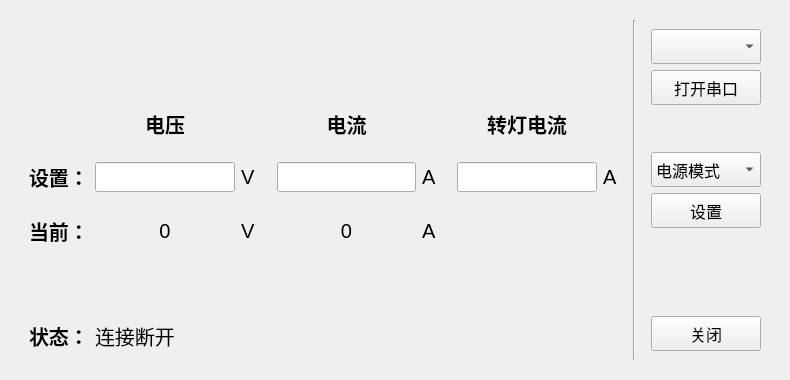
<?xml version="1.0" encoding="UTF-8"?>
<ui version="4.0">
 <class>widget</class>
 <widget class="QWidget" name="widget">
  <property name="geometry">
   <rect>
    <x>0</x>
    <y>0</y>
    <width>790</width>
    <height>380</height>
   </rect>
  </property>
  <property name="minimumSize">
   <size>
    <width>790</width>
    <height>380</height>
   </size>
  </property>
  <property name="maximumSize">
   <size>
    <width>790</width>
    <height>380</height>
   </size>
  </property>
  <property name="windowTitle">
   <string>widget</string>
  </property>
  <layout class="QHBoxLayout" name="horizontalLayout">
   <item>
    <widget class="QWidget" name="w_bg" native="true">
     <layout class="QHBoxLayout" name="horizontalLayout_3">
      <item>
       <widget class="QWidget" name="widget_4" native="true">
        <layout class="QVBoxLayout" name="verticalLayout_3">
         <item>
          <widget class="QWidget" name="widget_5" native="true">
           <layout class="QHBoxLayout" name="horizontalLayout_2">
            <property name="leftMargin">
             <number>0</number>
            </property>
            <property name="topMargin">
             <number>0</number>
            </property>
            <property name="rightMargin">
             <number>0</number>
            </property>
            <property name="bottomMargin">
             <number>0</number>
            </property>
            <item>
             <widget class="QLabel" name="label">
              <property name="minimumSize">
               <size>
                <width>100</width>
                <height>40</height>
               </size>
              </property>
              <property name="maximumSize">
               <size>
                <width>100</width>
                <height>40</height>
               </size>
              </property>
              <property name="styleSheet">
               <string notr="true">image: url(:/css/logo.png)</string>
              </property>
              <property name="text">
               <string/>
              </property>
              <property name="alignment">
               <set>Qt::AlignCenter</set>
              </property>
             </widget>
            </item>
            <item>
             <spacer name="horizontalSpacer">
              <property name="orientation">
               <enum>Qt::Horizontal</enum>
              </property>
              <property name="sizeHint" stdset="0">
               <size>
                <width>40</width>
                <height>20</height>
               </size>
              </property>
             </spacer>
            </item>
           </layout>
          </widget>
         </item>
         <item>
          <spacer name="verticalSpacer_3">
           <property name="orientation">
            <enum>Qt::Vertical</enum>
           </property>
           <property name="sizeHint" stdset="0">
            <size>
             <width>20</width>
             <height>40</height>
            </size>
           </property>
          </spacer>
         </item>
         <item>
          <widget class="QWidget" name="widget_7" native="true">
           <layout class="QVBoxLayout" name="verticalLayout_2">
            <property name="leftMargin">
             <number>0</number>
            </property>
            <property name="topMargin">
             <number>0</number>
            </property>
            <property name="rightMargin">
             <number>0</number>
            </property>
            <property name="bottomMargin">
             <number>0</number>
            </property>
            <item>
             <layout class="QGridLayout" name="gridLayout">
              <property name="leftMargin">
               <number>0</number>
              </property>
              <property name="bottomMargin">
               <number>0</number>
              </property>
              <item row="3" column="0">
               <spacer name="verticalSpacer_6">
                <property name="orientation">
                 <enum>Qt::Vertical</enum>
                </property>
                <property name="sizeHint" stdset="0">
                 <size>
                  <width>20</width>
                  <height>20</height>
                 </size>
                </property>
               </spacer>
              </item>
              <item row="2" column="0">
               <widget class="QLabel" name="label_set">
                <property name="minimumSize">
                 <size>
                  <width>0</width>
                  <height>30</height>
                 </size>
                </property>
                <property name="font">
                 <font>
                  <pointsize>15</pointsize>
                  <weight>75</weight>
                  <bold>true</bold>
                 </font>
                </property>
                <property name="text">
                 <string>设置：</string>
                </property>
               </widget>
              </item>
              <item row="4" column="1">
               <widget class="QLabel" name="label_vol_now">
                <property name="minimumSize">
                 <size>
                  <width>0</width>
                  <height>30</height>
                 </size>
                </property>
                <property name="font">
                 <font>
                  <pointsize>15</pointsize>
                 </font>
                </property>
                <property name="text">
                 <string>0</string>
                </property>
                <property name="alignment">
                 <set>Qt::AlignCenter</set>
                </property>
               </widget>
              </item>
              <item row="2" column="4">
               <widget class="QLabel" name="label_a1">
                <property name="font">
                 <font>
                  <pointsize>15</pointsize>
                 </font>
                </property>
                <property name="text">
                 <string>A   </string>
                </property>
               </widget>
              </item>
              <item row="2" column="5">
               <widget class="QLineEdit" name="lineEdit_stop_cur">
                <property name="minimumSize">
                 <size>
                  <width>0</width>
                  <height>30</height>
                 </size>
                </property>
                <property name="maximumSize">
                 <size>
                  <width>150</width>
                  <height>16777215</height>
                 </size>
                </property>
                <property name="font">
                 <font>
                  <pointsize>12</pointsize>
                 </font>
                </property>
                <property name="alignment">
                 <set>Qt::AlignCenter</set>
                </property>
               </widget>
              </item>
              <item row="0" column="3">
               <widget class="QLabel" name="label_cur">
                <property name="minimumSize">
                 <size>
                  <width>0</width>
                  <height>30</height>
                 </size>
                </property>
                <property name="font">
                 <font>
                  <pointsize>15</pointsize>
                  <weight>75</weight>
                  <bold>true</bold>
                 </font>
                </property>
                <property name="text">
                 <string>电流</string>
                </property>
                <property name="alignment">
                 <set>Qt::AlignCenter</set>
                </property>
               </widget>
              </item>
              <item row="0" column="1">
               <widget class="QLabel" name="label_vol">
                <property name="minimumSize">
                 <size>
                  <width>0</width>
                  <height>30</height>
                 </size>
                </property>
                <property name="font">
                 <font>
                  <pointsize>15</pointsize>
                  <weight>75</weight>
                  <bold>true</bold>
                 </font>
                </property>
                <property name="text">
                 <string>电压</string>
                </property>
                <property name="alignment">
                 <set>Qt::AlignCenter</set>
                </property>
               </widget>
              </item>
              <item row="4" column="3">
               <widget class="QLabel" name="label_cur_now">
                <property name="minimumSize">
                 <size>
                  <width>0</width>
                  <height>30</height>
                 </size>
                </property>
                <property name="font">
                 <font>
                  <pointsize>15</pointsize>
                 </font>
                </property>
                <property name="text">
                 <string>0</string>
                </property>
                <property name="alignment">
                 <set>Qt::AlignCenter</set>
                </property>
               </widget>
              </item>
              <item row="2" column="3">
               <widget class="QLineEdit" name="lineEdit_cur">
                <property name="minimumSize">
                 <size>
                  <width>0</width>
                  <height>30</height>
                 </size>
                </property>
                <property name="maximumSize">
                 <size>
                  <width>150</width>
                  <height>16777215</height>
                 </size>
                </property>
                <property name="font">
                 <font>
                  <pointsize>12</pointsize>
                 </font>
                </property>
                <property name="alignment">
                 <set>Qt::AlignCenter</set>
                </property>
               </widget>
              </item>
              <item row="0" column="5">
               <widget class="QLabel" name="label_stop_cur">
                <property name="minimumSize">
                 <size>
                  <width>0</width>
                  <height>30</height>
                 </size>
                </property>
                <property name="font">
                 <font>
                  <pointsize>15</pointsize>
                  <weight>75</weight>
                  <bold>true</bold>
                 </font>
                </property>
                <property name="text">
                 <string>转灯电流</string>
                </property>
                <property name="alignment">
                 <set>Qt::AlignCenter</set>
                </property>
               </widget>
              </item>
              <item row="2" column="1">
               <widget class="QLineEdit" name="lineEdit_vol">
                <property name="minimumSize">
                 <size>
                  <width>0</width>
                  <height>30</height>
                 </size>
                </property>
                <property name="maximumSize">
                 <size>
                  <width>150</width>
                  <height>16777215</height>
                 </size>
                </property>
                <property name="font">
                 <font>
                  <pointsize>12</pointsize>
                 </font>
                </property>
                <property name="alignment">
                 <set>Qt::AlignCenter</set>
                </property>
               </widget>
              </item>
              <item row="2" column="2">
               <widget class="QLabel" name="label_v">
                <property name="font">
                 <font>
                  <pointsize>15</pointsize>
                 </font>
                </property>
                <property name="text">
                 <string>V   </string>
                </property>
               </widget>
              </item>
              <item row="2" column="6">
               <widget class="QLabel" name="label_a2">
                <property name="font">
                 <font>
                  <pointsize>15</pointsize>
                 </font>
                </property>
                <property name="text">
                 <string>A</string>
                </property>
               </widget>
              </item>
              <item row="1" column="0">
               <spacer name="verticalSpacer_7">
                <property name="orientation">
                 <enum>Qt::Vertical</enum>
                </property>
                <property name="sizeHint" stdset="0">
                 <size>
                  <width>20</width>
                  <height>20</height>
                 </size>
                </property>
               </spacer>
              </item>
              <item row="4" column="2">
               <widget class="QLabel" name="label_v2">
                <property name="font">
                 <font>
                  <pointsize>15</pointsize>
                 </font>
                </property>
                <property name="text">
                 <string>V   </string>
                </property>
               </widget>
              </item>
              <item row="4" column="4">
               <widget class="QLabel" name="label_a3">
                <property name="font">
                 <font>
                  <pointsize>15</pointsize>
                 </font>
                </property>
                <property name="text">
                 <string>A   </string>
                </property>
               </widget>
              </item>
              <item row="4" column="0">
               <widget class="QLabel" name="label_now">
                <property name="minimumSize">
                 <size>
                  <width>0</width>
                  <height>30</height>
                 </size>
                </property>
                <property name="font">
                 <font>
                  <pointsize>15</pointsize>
                  <weight>75</weight>
                  <bold>true</bold>
                 </font>
                </property>
                <property name="text">
                 <string>当前：</string>
                </property>
               </widget>
              </item>
             </layout>
            </item>
           </layout>
          </widget>
         </item>
         <item>
          <spacer name="verticalSpacer_2">
           <property name="orientation">
            <enum>Qt::Vertical</enum>
           </property>
           <property name="sizeHint" stdset="0">
            <size>
             <width>20</width>
             <height>40</height>
            </size>
           </property>
          </spacer>
         </item>
         <item>
          <spacer name="verticalSpacer_8">
           <property name="orientation">
            <enum>Qt::Vertical</enum>
           </property>
           <property name="sizeHint" stdset="0">
            <size>
             <width>20</width>
             <height>40</height>
            </size>
           </property>
          </spacer>
         </item>
         <item>
          <widget class="QWidget" name="widget_6" native="true">
           <layout class="QHBoxLayout" name="horizontalLayout_4">
            <property name="leftMargin">
             <number>0</number>
            </property>
            <property name="topMargin">
             <number>0</number>
            </property>
            <property name="rightMargin">
             <number>0</number>
            </property>
            <property name="bottomMargin">
             <number>0</number>
            </property>
            <item>
             <widget class="QLabel" name="label_state1">
              <property name="font">
               <font>
                <pointsize>15</pointsize>
                <weight>75</weight>
                <bold>true</bold>
               </font>
              </property>
              <property name="text">
               <string>状态：</string>
              </property>
             </widget>
            </item>
            <item>
             <widget class="QLabel" name="label_state">
              <property name="font">
               <font>
                <pointsize>15</pointsize>
               </font>
              </property>
              <property name="text">
               <string>连接断开</string>
              </property>
             </widget>
            </item>
            <item>
             <spacer name="horizontalSpacer_2">
              <property name="orientation">
               <enum>Qt::Horizontal</enum>
              </property>
              <property name="sizeHint" stdset="0">
               <size>
                <width>40</width>
                <height>20</height>
               </size>
              </property>
             </spacer>
            </item>
           </layout>
          </widget>
         </item>
        </layout>
       </widget>
      </item>
      <item>
       <widget class="Line" name="line">
        <property name="orientation">
         <enum>Qt::Vertical</enum>
        </property>
       </widget>
      </item>
      <item>
       <widget class="QWidget" name="widget_3" native="true">
        <layout class="QVBoxLayout" name="verticalLayout_4">
         <item>
          <widget class="QWidget" name="widget_2" native="true">
           <layout class="QVBoxLayout" name="verticalLayout">
            <property name="leftMargin">
             <number>0</number>
            </property>
            <property name="topMargin">
             <number>0</number>
            </property>
            <property name="rightMargin">
             <number>0</number>
            </property>
            <property name="bottomMargin">
             <number>0</number>
            </property>
            <item>
             <widget class="MyComboBox" name="comboBox_serial">
              <property name="minimumSize">
               <size>
                <width>110</width>
                <height>35</height>
               </size>
              </property>
              <property name="maximumSize">
               <size>
                <width>200</width>
                <height>16777215</height>
               </size>
              </property>
              <property name="font">
               <font>
                <pointsize>12</pointsize>
               </font>
              </property>
             </widget>
            </item>
            <item>
             <widget class="QPushButton" name="pushButton_connect">
              <property name="minimumSize">
               <size>
                <width>110</width>
                <height>35</height>
               </size>
              </property>
              <property name="maximumSize">
               <size>
                <width>200</width>
                <height>16777215</height>
               </size>
              </property>
              <property name="font">
               <font>
                <pointsize>12</pointsize>
               </font>
              </property>
              <property name="text">
               <string>打开串口</string>
              </property>
             </widget>
            </item>
            <item>
             <spacer name="verticalSpacer_4">
              <property name="orientation">
               <enum>Qt::Vertical</enum>
              </property>
              <property name="sizeHint" stdset="0">
               <size>
                <width>20</width>
                <height>40</height>
               </size>
              </property>
             </spacer>
            </item>
            <item>
             <widget class="QComboBox" name="comboBox_mode">
              <property name="minimumSize">
               <size>
                <width>110</width>
                <height>35</height>
               </size>
              </property>
              <property name="maximumSize">
               <size>
                <width>200</width>
                <height>16777215</height>
               </size>
              </property>
              <property name="font">
               <font>
                <pointsize>12</pointsize>
               </font>
              </property>
              <item>
               <property name="text">
                <string>电源模式</string>
               </property>
              </item>
              <item>
               <property name="text">
                <string>锂电模式</string>
               </property>
              </item>
              <item>
               <property name="text">
                <string>铅酸模式</string>
               </property>
              </item>
              <item>
               <property name="text">
                <string>铁锂模式</string>
               </property>
              </item>
             </widget>
            </item>
            <item>
             <widget class="QPushButton" name="pushButton_set">
              <property name="minimumSize">
               <size>
                <width>110</width>
                <height>35</height>
               </size>
              </property>
              <property name="maximumSize">
               <size>
                <width>200</width>
                <height>16777215</height>
               </size>
              </property>
              <property name="font">
               <font>
                <pointsize>12</pointsize>
               </font>
              </property>
              <property name="text">
               <string>设置</string>
              </property>
             </widget>
            </item>
            <item>
             <spacer name="verticalSpacer">
              <property name="orientation">
               <enum>Qt::Vertical</enum>
              </property>
              <property name="sizeHint" stdset="0">
               <size>
                <width>20</width>
                <height>40</height>
               </size>
              </property>
             </spacer>
            </item>
            <item>
             <spacer name="verticalSpacer_5">
              <property name="orientation">
               <enum>Qt::Vertical</enum>
              </property>
              <property name="sizeHint" stdset="0">
               <size>
                <width>20</width>
                <height>40</height>
               </size>
              </property>
             </spacer>
            </item>
            <item>
             <widget class="QPushButton" name="pushButton_close">
              <property name="minimumSize">
               <size>
                <width>110</width>
                <height>35</height>
               </size>
              </property>
              <property name="maximumSize">
               <size>
                <width>200</width>
                <height>16777215</height>
               </size>
              </property>
              <property name="font">
               <font>
                <pointsize>12</pointsize>
               </font>
              </property>
              <property name="text">
               <string>关闭</string>
              </property>
             </widget>
            </item>
           </layout>
          </widget>
         </item>
        </layout>
       </widget>
      </item>
     </layout>
    </widget>
   </item>
  </layout>
 </widget>
 <customwidgets>
  <customwidget>
   <class>MyComboBox</class>
   <extends>QComboBox</extends>
   <header location="global">mycombobox.h</header>
   <slots>
    <signal>mouseSingleClickd()</signal>
   </slots>
  </customwidget>
 </customwidgets>
 <resources/>
 <connections>
  <connection>
   <sender>pushButton_close</sender>
   <signal>clicked()</signal>
   <receiver>widget</receiver>
   <slot>close()</slot>
   <hints>
    <hint type="sourcelabel">
     <x>698</x>
     <y>326</y>
    </hint>
    <hint type="destinationlabel">
     <x>394</x>
     <y>189</y>
    </hint>
   </hints>
  </connection>
 </connections>
</ui>
